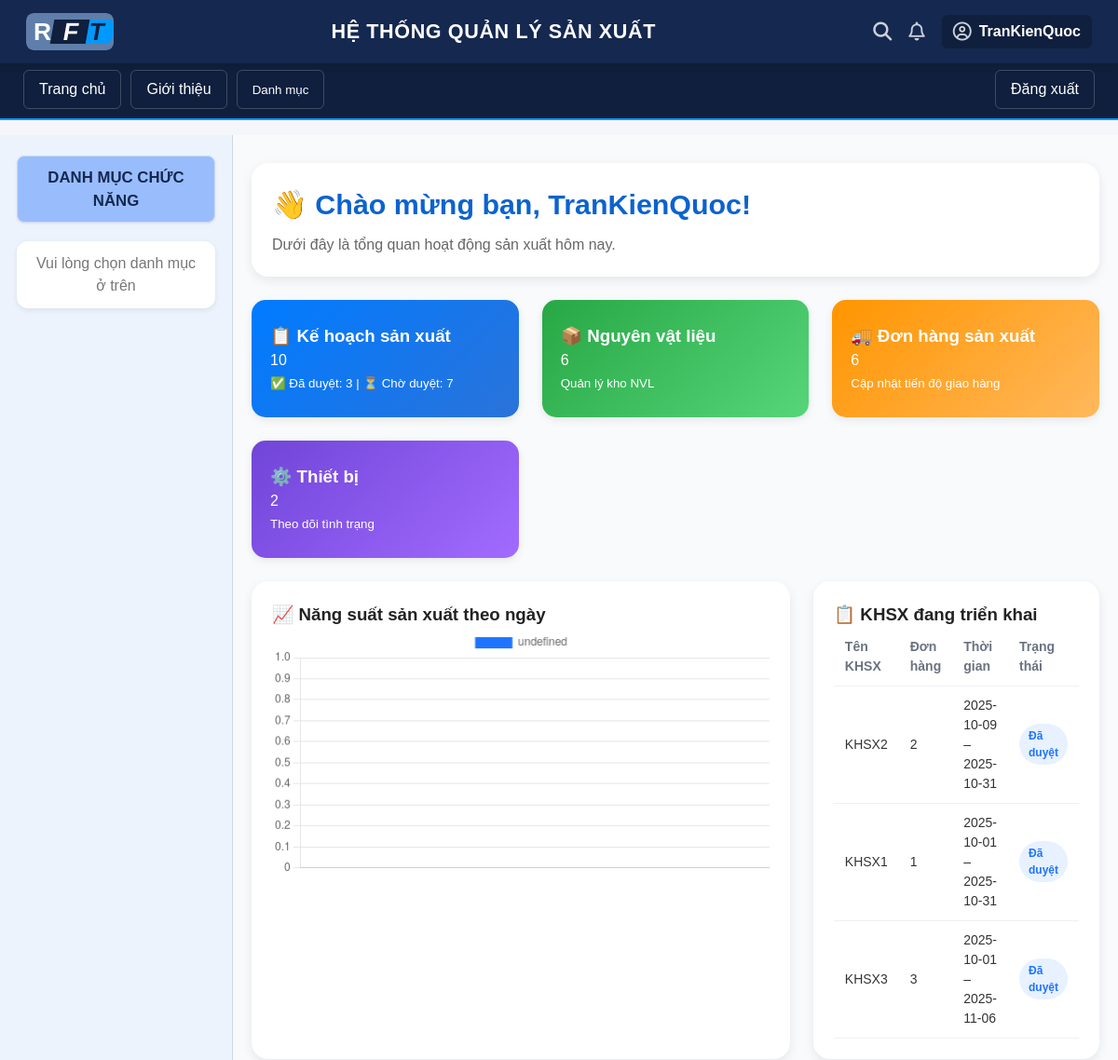
Page /index.php?page=home (signed in, upper part) on the earlier database version.
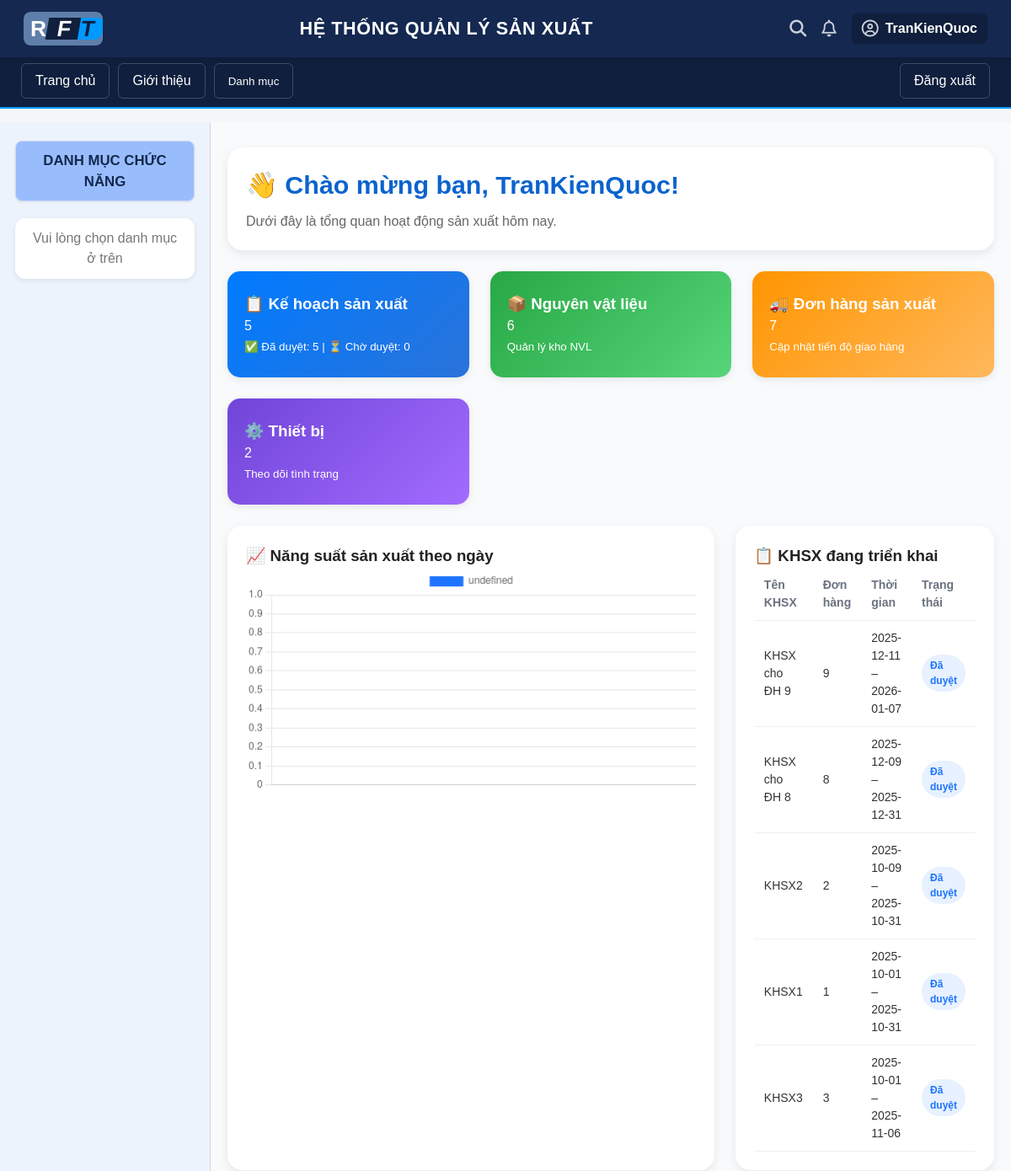
Same page on the later database version.
### tables this page shows
CREATE TABLE `kehoachsanxuat` (
  `maKHSX` int(11) NOT NULL,
  `tenKHSX` varchar(100) NOT NULL,
  `maDonHang` int(11) NOT NULL,
  `thoiGianBatDau` date NOT NULL,
  `thoiGianKetThuc` date NOT NULL,
  `trangThai` varchar(50) NOT NULL DEFAULT 'Chờ duyệt',
  `maND` int(11) NOT NULL
);

### app/controllers/HomeController.php (called while the page is built, shortened)
<?php
require_once 'app/models/HomeModel.php';
class HomeController
{
    public function index()
    {
        $isLoggedIn = true;
        $homeModel = new HomeModel();
        $duLieuBieuDo = $homeModel->layNangSuatTheoNgay(7);
        $KHSXDangTrienKhai = $homeModel->layKHSXDangTrienKhai();
        $tonKhoNVL = $homeModel->layTonKhoNVL();
        require_once 'app/views/home.php';
    }
}

### app/models/HomeModel.php (called while the page is built, shortened)
<?php
require_once 'ketNoi.php';
class HomeModel {
    private $conn;
    public function __construct() {
        $db = new KetNoi();
        $this->conn = $db->connect();
    }
    public function layNangSuatTheoNgay($soNgay = 7) {
    $sql = "
        SELECT
            DATE(ngayLam) AS ngay,
            SUM(soLuongSPHoanThanh) AS tongSoLuong
        FROM ghinhanthanhphamtheongay
        WHERE ngayLam >= DATE_SUB(CURDATE(), INTERVAL ? DAY)
        GROUP BY DATE(ngayLam)
        ORDER BY ngay ASC
    ";
    $stmt = $this->conn->prepare($sql);
    $stmt->bind_param('i', $soNgay);
    $stmt->execute();
    $result = $stmt->get_result();
    $data = [];
    return $data;
}
public function layKHSXDangTrienKhai() {
    $sql = "
        SELECT
            tenKHSX,
            maDonHang,
            thoiGianBatDau,
            thoiGianKetThuc,
            trangThai
        FROM kehoachsanxuat
        WHERE trangThai IN ('Đang sản xuất', 'Đã duyệt')
        ORDER BY thoiGianBatDau DESC
        LIMIT 10
    ";
    return $this->conn->query($sql)->fetch_all(MYSQLI_ASSOC);
}
public function layTonKhoNVL() {
    $sql = "
        SELECT tenNVL, soLuongTonKho
        FROM nvl
        ORDER BY soLuongTonKho DESC
        LIMIT 5
    ";
    return $this->conn->query($sql)->fetch_all(MYSQLI_ASSOC);
}
}

### app/models/ketNoi.php (called while the page is built, shortened)
<?php
class KetNoi {
    private $host = "localhost";
    private $user = "root";
    private $pass = "";
    private $dbname = "qlsx_test";
    public function connect() {
        $this->conn = new mysqli($this->host, $this->user, $this->pass, $this->dbname);
        $this->conn->set_charset("utf8mb4");
        return $this->conn;
    }
}
?>

### app/views/home.php (the view, shortened to what the rows shown need)
<!DOCTYPE html>
<html lang="vi">
<head>
    <link rel="stylesheet" href="/public/css/style.css">
</head>
<body>
    <?php include 'app/views/layouts/header.php'; ?>
    <div class="main-container">
        <?php if (!$isLoggedIn): ?>
            <div class="welcome-container">
                <div class="welcome-card">
                    <h1 style="font-size:2.2em;font-weight:800;color:#0b63ce;margin-bottom:12px;">👋 Chào mừng bạn đến hệ
                        thống QLSX</h1>
                    <p style="font-size:1.05em;color:#555;line-height:1.6;margin-bottom:28px;">
                        Giải pháp quản lý sản xuất thông minh – theo dõi kế hoạch, nguyên vật liệu và năng suất trong một
                        nền tảng duy nhất.
                    </p>
                    <button class="login-btn" onclick="window.location.href='index.php?page=login'">🔐 Đăng nhập
                        ngay</button>
                </div>
            </div>
        <?php else: ?>
            <div class="dashboard-container">
                <div class="panel" style="margin-bottom:25px;">
                    <h1 style="font-size:1.9em;font-weight:700;color:#0b63ce;margin:0;">
                        👋 Chào mừng bạn, <?= htmlspecialchars($_SESSION['user']['hoTen'] ?? '') ?>!
                    </h1>
                </div>
                <div class="grid-2-1" style="margin-top:25px;margin-bottom:25px;">
                    <div class="panel">
                        <table class="table">
                            <tr>
                                <th>Tên KHSX</th>
                                <th>Đơn hàng</th>
                                <th>Thời gian</th>
                                <th>Trạng thái</th>
                            </tr>
                            <?php if (!empty($KHSXDangTrienKhai)): ?>
                                <?php foreach ($KHSXDangTrienKhai as $row): ?>
                                    <tr>
                                        <td><?= $row['tenKHSX'] ?></td>
                                        <td><?= $row['maDonHang'] ?></td>
                                        <td><?= $row['thoiGianBatDau'] ?> – <?= $row['thoiGianKetThuc'] ?></td>
                                        <td>
                                            <?php
                                            $st = trim($row['trangThai']);
                                            $cls = 'b-pending';
                                            if ($st == 'Đã duyệt')
                                                $cls = 'b-approved';
                                            ?>
                                            <span class="badge <?= $cls ?>"><?= $st ?></span>
                                        </td>
                                    </tr>
                                <?php endforeach; ?>
                            <?php else: ?>
                                <tr>
                                    <td colspan="4" style="text-align:center;">Không có dữ liệu</td>
                                </tr>
                            <?php endif; ?>
                        </table>
                    </div>
                </div>
            </div>
            <script>
                const nsLabels = <?= json_encode(array_column($duLieuBieuDo, 'ngay')) ?>;
                const nsValues = <?= json_encode(array_column($duLieuBieuDo, 'tongSoLuong')) ?>;
                new Chart(document.getElementById('chartNangSuat'), {
                    type: 'bar',
                    data: {
                        labels: nsLabels,
                        datasets: [{
                            data: nsValues,
                            backgroundColor: '#1f74ff'
                        }]
                    }
                });
                const nvlLabels = <?= json_encode(array_column($tonKhoNVL, 'tenNVL')) ?>;
                const nvlValues = <?= json_encode(array_column($tonKhoNVL, 'soLuongTonKho')) ?>;
                new Chart(document.getElementById('chartTonKho'), {
                    type: 'bar',
                    data: {
                        labels: nvlLabels,
                        datasets: [{
                            data: nvlValues,
                            backgroundColor: ['#1f74ff', '#ff8d2c', '#20c76a', '#8b4dff', '#ff3e6c']
                        }]
                    }
                });
                document.querySelectorAll('.dropdown-item').forEach(btn => {
                    btn.addEventListener('click', function () {
                        const section = this.dataset.section;
                        loadSidebar(section);
                    });
                });
                function loadSidebar(sectionName) {
                    fetch('loadSidebar.php?section=' + sectionName)
                        .then(res => res.text())
                        .then(html => {
                            document.querySelector('.sidebar').innerHTML = html;
                        });
                }
            </script>
        <?php endif; ?>
    </div>
    <?php include 'app/views/layouts/footer.php'; ?>
</body>
</html>

Differences in the rows shown:
added kehoachsanxuat: tenKHSX "KHSX cho ĐH 9", maDonHang "9", thoiGianBatDau "2025-12-11", thoiGianKetThuc "2026-01-07", trangThai "Đã duyệt"
now on this page (row edited): kehoachsanxuat: tenKHSX "KHSX cho ĐH 8", maDonHang "8", thoiGianBatDau "2025-12-09", thoiGianKetThuc "2025-12-31", trangThai "Đã duyệt"
Other differences:
$thongKe['tongKHSX']: "10" → "5"
$thongKe['daDuyet']: "3" → "5"
$thongKe['choDuyet']: "7" → "0"
$thongKe['tongDonHang']: "6" → "7"
